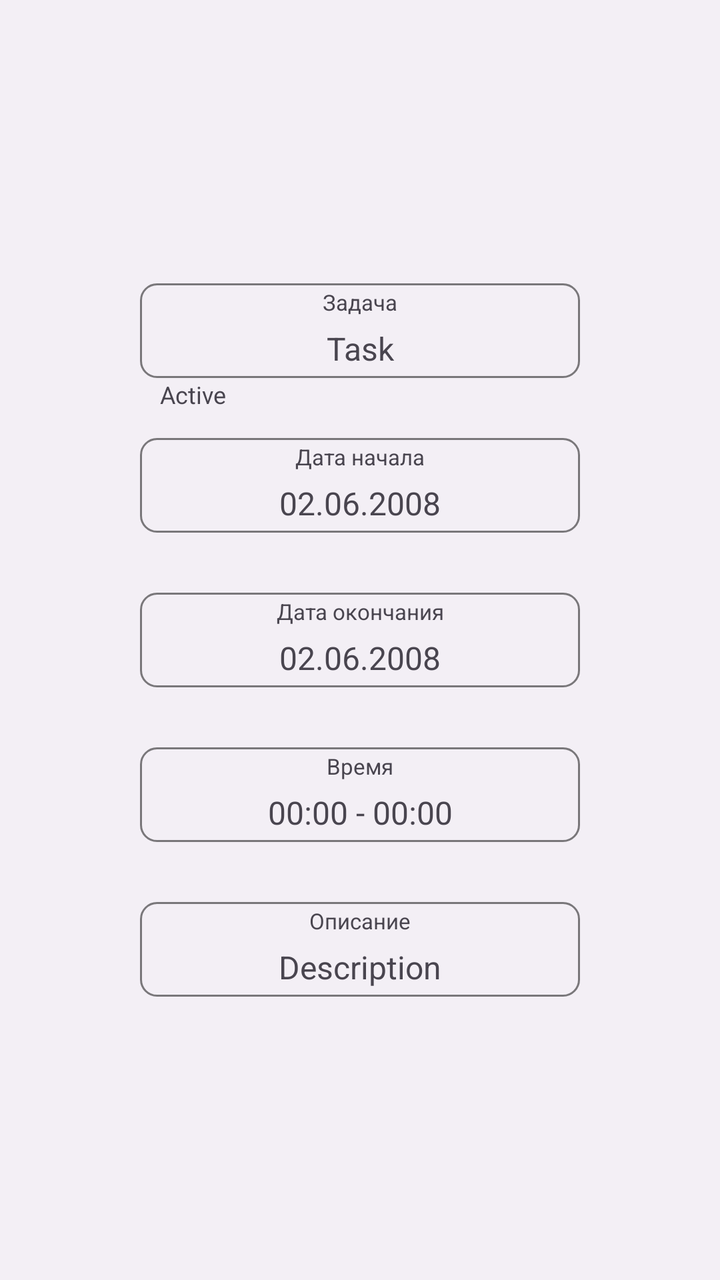
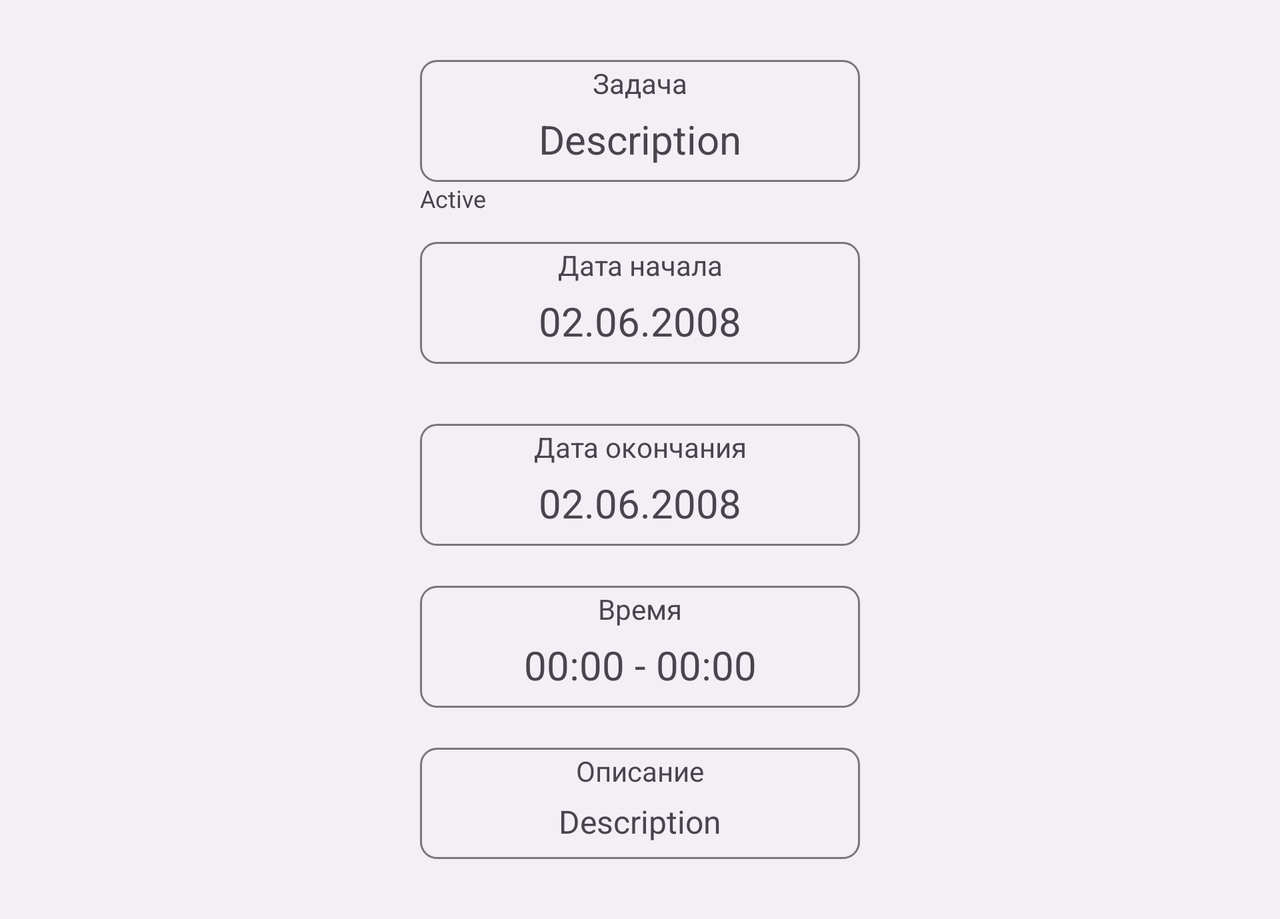

Compare how this app lays out the same screen by default and in its alternative resource folder. The renders come first, then the two layout files and the values they reference.
<!-- AndroidManifest.xml: application theme Theme.TaskManagerApp -->
<!-- res/layout/fragment_task_detail.xml -->
<?xml version="1.0" encoding="utf-8"?>
<androidx.core.widget.NestedScrollView xmlns:android="http://schemas.android.com/apk/res/android"
    xmlns:app="http://schemas.android.com/apk/res-auto"
    xmlns:tools="http://schemas.android.com/tools"
    android:layout_width="match_parent"
    android:layout_height="match_parent"
    android:orientation="vertical"
    android:fillViewport="true">

    <androidx.constraintlayout.widget.ConstraintLayout
        android:layout_width="match_parent"
        android:layout_height="match_parent">

        <LinearLayout
            android:id="@+id/name"
            android:layout_width="wrap_content"
            android:layout_height="wrap_content"
            android:layout_marginTop="30dp"
            android:orientation="vertical"
            android:minWidth="220dp"
            app:layout_constrainedWidth="true"
            android:background="@drawable/background_rounded_outlined"
            app:layout_constraintBottom_toTopOf="@id/date_start"
            app:layout_constraintLeft_toLeftOf="@id/left_guideline"
            app:layout_constraintRight_toRightOf="@id/right_guideline"
            app:layout_constraintTop_toTopOf="parent"
            app:layout_constraintVertical_chainStyle="packed">

            <TextView
                android:layout_width="match_parent"
                android:layout_height="wrap_content"
                android:layout_marginHorizontal="8dp"
                android:layout_marginTop="2dp"
                android:gravity="center"
                android:ellipsize="end"
                android:lines="1"
                android:maxLines="1"
                android:scrollHorizontally="false"
                android:text="@string/task_field_label"
                android:textSize="11sp"/>

            <TextView
                android:id="@+id/name_text"
                android:layout_width="match_parent"
                android:layout_height="wrap_content"
                android:layout_marginHorizontal="8dp"
                android:layout_marginBottom="4dp"
                android:layout_marginTop="5dp"
                android:gravity="center"
                android:ellipsize="end"
                android:lines="1"
                android:maxLines="1"
                android:scrollHorizontally="false"
                android:textSize="16sp"
                tools:text="Task" />
        </LinearLayout>

        <TextView
            android:id="@+id/status"
            android:layout_width="wrap_content"
            android:layout_height="wrap_content"
            android:layout_marginStart="10dp"
            android:ellipsize="end"
            android:lines="1"
            android:maxLines="1"
            android:scrollHorizontally="false"
            android:textSize="12sp"
            app:layout_constrainedWidth="true"
            app:layout_constraintTop_toBottomOf="@id/name"
            app:layout_constraintStart_toStartOf="@id/name"
            app:layout_constraintEnd_toEndOf="@id/name"
            app:layout_constraintHorizontal_bias="0"
            tools:text="Active"/>

        <LinearLayout
            android:id="@+id/date_start"
            android:layout_width="0dp"
            android:layout_height="wrap_content"
            android:orientation="vertical"
            android:layout_marginTop="30dp"
            android:background="@drawable/background_rounded_outlined"
            app:layout_constraintBottom_toTopOf="@id/date_end"
            app:layout_constraintStart_toStartOf="@id/name"
            app:layout_constraintEnd_toEndOf="@id/name"
            app:layout_constraintTop_toBottomOf="@id/name">

            <TextView
                android:layout_width="match_parent"
                android:layout_height="wrap_content"
                android:layout_marginHorizontal="8dp"
                android:layout_marginTop="2dp"
                android:gravity="center"
                android:ellipsize="end"
                android:lines="1"
                android:maxLines="1"
                android:scrollHorizontally="false"
                android:text="@string/date_start_label"
                android:textSize="11sp"/>

            <TextView
                android:id="@+id/date_start_text"
                android:layout_width="match_parent"
                android:layout_height="wrap_content"
                android:layout_marginHorizontal="8dp"
                android:layout_marginBottom="4dp"
                android:layout_marginTop="5dp"
                android:gravity="center"
                android:ellipsize="end"
                android:lines="1"
                android:maxLines="1"
                android:scrollHorizontally="false"
                android:textSize="16sp"
                tools:text="02.06.2008"/>
        </LinearLayout>

        <LinearLayout
            android:id="@+id/date_end"
            android:layout_width="0dp"
            android:layout_height="wrap_content"
            android:orientation="vertical"
            android:layout_marginTop="30dp"
            android:visibility="gone"
            android:background="@drawable/background_rounded_outlined"
            app:layout_constraintBottom_toTopOf="@id/time"
            app:layout_constraintStart_toStartOf="@id/date_start"
            app:layout_constraintEnd_toEndOf="@id/date_start"
            app:layout_constraintTop_toBottomOf="@id/date_start"
            tools:visibility="visible">

            <TextView
                android:layout_width="match_parent"
                android:layout_height="wrap_content"
                android:layout_marginHorizontal="8dp"
                android:layout_marginTop="2dp"
                android:gravity="center"
                android:ellipsize="end"
                android:lines="1"
                android:maxLines="1"
                android:scrollHorizontally="false"
                android:text="@string/date_end_label"
                android:textSize="11sp"/>

            <TextView
                android:id="@+id/date_end_text"
                android:layout_width="match_parent"
                android:layout_height="wrap_content"
                android:layout_marginHorizontal="8dp"
                android:layout_marginBottom="4dp"
                android:layout_marginTop="5dp"
                android:gravity="center"
                android:ellipsize="end"
                android:lines="1"
                android:maxLines="1"
                android:scrollHorizontally="false"
                android:textSize="16sp"
                tools:text="02.06.2008" />
        </LinearLayout>

        <LinearLayout
            android:id="@+id/time"
            android:layout_width="0dp"
            android:layout_height="wrap_content"
            android:orientation="vertical"
            android:layout_marginTop="30dp"
            android:background="@drawable/background_rounded_outlined"
            app:layout_constraintBottom_toTopOf="@id/description"
            app:layout_constraintStart_toStartOf="@id/date_start"
            app:layout_constraintEnd_toEndOf="@id/date_start"
            app:layout_constraintTop_toBottomOf="@id/date_end">

            <TextView
                android:layout_width="match_parent"
                android:layout_height="wrap_content"
                android:layout_marginHorizontal="8dp"
                android:layout_marginTop="2dp"
                android:gravity="center"
                android:ellipsize="end"
                android:lines="1"
                android:maxLines="1"
                android:scrollHorizontally="false"
                android:text="@string/time_field_label"
                android:textSize="11sp"/>

            <TextView
                android:id="@+id/time_text"
                android:layout_width="match_parent"
                android:layout_height="wrap_content"
                android:layout_marginHorizontal="8dp"
                android:layout_marginBottom="4dp"
                android:layout_marginTop="5dp"
                android:gravity="center"
                android:ellipsize="end"
                android:lines="1"
                android:maxLines="1"
                android:scrollHorizontally="false"
                android:textSize="16sp"
                tools:text="00:00 - 00:00" />
        </LinearLayout>

        <LinearLayout
            android:id="@+id/description"
            android:layout_width="0dp"
            android:layout_height="wrap_content"
            android:orientation="vertical"
            android:layout_marginTop="30dp"
            android:layout_marginBottom="30dp"
            android:background="@drawable/background_rounded_outlined"
            app:layout_constraintBottom_toBottomOf="parent"
            app:layout_constraintStart_toStartOf="@id/time"
            app:layout_constraintEnd_toEndOf="@id/time"
            app:layout_constraintTop_toBottomOf="@id/time">

            <TextView
                android:layout_width="match_parent"
                android:layout_height="wrap_content"
                android:layout_marginHorizontal="8dp"
                android:layout_marginTop="2dp"
                android:gravity="center"
                android:ellipsize="end"
                android:lines="1"
                android:maxLines="1"
                android:scrollHorizontally="false"
                android:text="@string/description_field_label"
                android:textSize="11sp"/>

            <TextView
                android:id="@+id/description_text"
                android:layout_width="match_parent"
                android:layout_height="wrap_content"
                android:layout_marginHorizontal="8dp"
                android:layout_marginBottom="4dp"
                android:layout_marginTop="5dp"
                android:gravity="center"
                android:scrollHorizontally="false"
                android:textSize="16sp"
                tools:text="Description" />
        </LinearLayout>

        <androidx.constraintlayout.widget.Guideline
            android:id="@+id/left_guideline"
            android:layout_width="wrap_content"
            android:layout_height="wrap_content"
            android:orientation="vertical"
            app:layout_constraintGuide_percent="0.15" />

        <androidx.constraintlayout.widget.Guideline
            android:id="@+id/right_guideline"
            android:layout_width="wrap_content"
            android:layout_height="wrap_content"
            android:orientation="vertical"
            app:layout_constraintGuide_percent="0.85" />
    </androidx.constraintlayout.widget.ConstraintLayout>
</androidx.core.widget.NestedScrollView>
<!-- resources referenced by this layout -->
<resources>
  <!-- drawable background_rounded_outlined (drawable) -->
  <?xml version="1.0" encoding="utf-8"?>
  <shape xmlns:android="http://schemas.android.com/apk/res/android">
      <stroke android:width="1dp" android:color="@color/text_box_outline"/>
      <corners android:radius="8dp"/>
  </shape>
  <string name="date_end_label">Дата окончания</string>
  <string name="date_start_label">Дата начала</string>
  <string name="description_field_label">Описание</string>
  <string name="task_field_label">Задача</string>
  <string name="time_field_label">Время</string>
  <style name="Theme.TaskManagerApp" parent="Base.Theme.TaskManagerApp" />
  <color name="text_box_outline">#80000000</color>
  <style name="Base.Theme.TaskManagerApp" parent="Theme.Material3.Light.NoActionBar">
          <item name="colorPrimary">@color/cadet_gray</item>
          <item name="colorOnPrimary">@color/white</item>
          <item name="colorSecondary">@color/powder_blue</item>
          <item name="colorOnSecondary">@color/black</item>
          <item name="colorSurface">@color/white</item>
          <item name="colorOnSurface">@color/black</item>
          <item name="colorContainer">@color/white</item>
          <item name="colorPrimaryContainer">@color/cadet_gray</item>
          <item name="colorOnPrimaryContainer">@color/white</item>
          <item name="colorTertiaryContainer">@color/cadet_gray</item>
          <item name="colorOnTertiaryContainer">@color/white</item>
          <item name="colorSurfaceContainer">@color/white</item>
          <item name="android:colorBackground">@color/white</item>
          <item name="android:navigationBarColor">@color/white</item>
      </style>
  <color name="cadet_gray">#7D98A1</color>
  <color name="white">#F3EFF5</color>
  <color name="powder_blue">#A9B4C2</color>
  <color name="black">#1C2321</color>
</resources>
<!-- res/layout-land/fragment_task_detail.xml (the repository's variant of the layout above) -->
<!-- drawn on the phone turned sideways -->
<androidx.core.widget.NestedScrollView xmlns:android="http://schemas.android.com/apk/res/android"
    xmlns:app="http://schemas.android.com/apk/res-auto"
    xmlns:tools="http://schemas.android.com/tools"
    android:layout_width="match_parent"
    android:layout_height="match_parent"
    android:orientation="vertical"
    android:fillViewport="true">

    <androidx.constraintlayout.widget.ConstraintLayout
        android:layout_width="match_parent"
        android:layout_height="match_parent">

        <LinearLayout
            android:id="@+id/name"
            android:layout_width="wrap_content"
            android:layout_height="wrap_content"
            android:layout_marginTop="30dp"
            android:orientation="vertical"
            android:minWidth="220dp"
            app:layout_constrainedWidth="true"
            android:background="@drawable/background_rounded_outlined"
            app:layout_constraintBottom_toTopOf="@id/date_start"
            app:layout_constraintLeft_toLeftOf="@id/left_guideline"
            app:layout_constraintRight_toRightOf="@id/right_guideline"
            app:layout_constraintTop_toTopOf="parent"
            app:layout_constraintVertical_chainStyle="packed">

            <TextView
                android:layout_width="match_parent"
                android:layout_height="wrap_content"
                android:layout_marginHorizontal="8dp"
                android:layout_marginTop="2dp"
                android:gravity="center_horizontal|top"
                android:ellipsize="end"
                android:lines="1"
                android:maxLines="1"
                android:scrollHorizontally="false"
                android:text="@string/task_field_label"
                android:textSize="14sp"/>

            <TextView
                android:id="@+id/name_text"
                android:layout_width="match_parent"
                android:layout_height="wrap_content"
                android:layout_marginHorizontal="8dp"
                android:layout_marginBottom="8dp"
                android:layout_marginTop="5dp"
                android:gravity="center_horizontal|top"
                android:ellipsize="end"
                android:lines="1"
                android:maxLines="1"
                android:scrollHorizontally="false"
                android:textSize="20sp"
                tools:text="Description" />
        </LinearLayout>

        <TextView
            android:id="@+id/status"
            android:layout_width="wrap_content"
            android:layout_height="wrap_content"
            android:ellipsize="end"
            android:lines="1"
            android:maxLines="1"
            android:scrollHorizontally="false"
            android:textSize="12sp"
            app:layout_constrainedWidth="true"
            app:layout_constraintTop_toBottomOf="@id/name"
            app:layout_constraintStart_toStartOf="@id/name"
            app:layout_constraintEnd_toEndOf="@id/name"
            app:layout_constraintHorizontal_bias="0"
            tools:text="Active"/>

        <LinearLayout
            android:id="@+id/date_start"
            android:layout_width="0dp"
            android:layout_height="wrap_content"
            android:orientation="vertical"
            android:layout_marginTop="30dp"
            android:background="@drawable/background_rounded_outlined"
            app:layout_constraintBottom_toTopOf="@id/date_end"
            app:layout_constraintStart_toStartOf="@id/name"
            app:layout_constraintEnd_toEndOf="@id/name"
            app:layout_constraintTop_toBottomOf="@id/name">

            <TextView
                android:layout_width="match_parent"
                android:layout_height="wrap_content"
                android:layout_marginHorizontal="8dp"
                android:layout_marginTop="2dp"
                android:gravity="center"
                android:ellipsize="end"
                android:lines="1"
                android:maxLines="1"
                android:scrollHorizontally="false"
                android:text="@string/date_start_label"
                android:textSize="14sp"/>

            <TextView
                android:id="@+id/date_start_text"
                android:layout_width="match_parent"
                android:layout_height="wrap_content"
                android:layout_marginHorizontal="8dp"
                android:layout_marginBottom="8dp"
                android:layout_marginTop="5dp"
                android:gravity="center"
                android:ellipsize="end"
                android:lines="1"
                android:maxLines="1"
                android:scrollHorizontally="false"
                android:textSize="20sp"
                tools:text="02.06.2008"/>
        </LinearLayout>

        <LinearLayout
            android:id="@+id/date_end"
            android:layout_width="0dp"
            android:layout_height="wrap_content"
            android:orientation="vertical"
            android:layout_marginTop="30dp"
            android:visibility="gone"
            android:background="@drawable/background_rounded_outlined"
            app:layout_constraintBottom_toTopOf="@id/time"
            app:layout_constraintStart_toStartOf="@id/date_start"
            app:layout_constraintEnd_toEndOf="@id/date_start"
            app:layout_constraintTop_toBottomOf="@id/date_start"
            tools:visibility="visible">

            <TextView
                android:layout_width="match_parent"
                android:layout_height="wrap_content"
                android:layout_marginHorizontal="8dp"
                android:layout_marginTop="2dp"
                android:gravity="center"
                android:ellipsize="end"
                android:lines="1"
                android:maxLines="1"
                android:scrollHorizontally="false"
                android:text="@string/date_end_label"
                android:textSize="14sp"/>

            <TextView
                android:id="@+id/date_end_text"
                android:layout_width="match_parent"
                android:layout_height="wrap_content"
                android:layout_marginHorizontal="8dp"
                android:layout_marginBottom="8dp"
                android:layout_marginTop="5dp"
                android:gravity="center"
                android:ellipsize="end"
                android:lines="1"
                android:maxLines="1"
                android:scrollHorizontally="false"
                android:textSize="20sp"
                tools:text="02.06.2008" />
        </LinearLayout>

        <LinearLayout
            android:id="@+id/time"
            android:layout_width="0dp"
            android:layout_height="wrap_content"
            android:orientation="vertical"
            android:layout_marginTop="20dp"
            android:background="@drawable/background_rounded_outlined"
            app:layout_constraintBottom_toTopOf="@id/description"
            app:layout_constraintLeft_toLeftOf="@id/name"
            app:layout_constraintRight_toRightOf="@id/name"
            app:layout_constraintTop_toBottomOf="@id/date_end"
            app:layout_constraintVertical_chainStyle="packed">

            <TextView
                android:layout_width="match_parent"
                android:layout_height="wrap_content"
                android:layout_marginHorizontal="8dp"
                android:layout_marginTop="2dp"
                android:gravity="center_horizontal|top"
                android:ellipsize="end"
                android:lines="1"
                android:maxLines="1"
                android:scrollHorizontally="false"
                android:text="@string/time_field_label"
                android:textSize="14sp"/>

            <TextView
                android:id="@+id/time_text"
                android:layout_width="match_parent"
                android:layout_height="wrap_content"
                android:layout_marginHorizontal="8dp"
                android:layout_marginBottom="8dp"
                android:layout_marginTop="5dp"
                android:gravity="center_horizontal|top"
                android:ellipsize="end"
                android:lines="1"
                android:maxLines="1"
                android:scrollHorizontally="false"
                android:textSize="20sp"
                tools:text="00:00 - 00:00" />
        </LinearLayout>

        <LinearLayout
            android:id="@+id/description"
            android:layout_width="0dp"
            android:layout_height="wrap_content"
            android:layout_marginBottom="30dp"
            android:orientation="vertical"
            android:layout_marginTop="20dp"
            android:background="@drawable/background_rounded_outlined"
            app:layout_constraintBottom_toBottomOf="parent"
            app:layout_constraintLeft_toLeftOf="@id/time"
            app:layout_constraintRight_toRightOf="@id/time"
            app:layout_constraintTop_toBottomOf="@id/time"
            app:layout_constraintVertical_chainStyle="packed">

            <TextView
                android:layout_width="match_parent"
                android:layout_height="wrap_content"
                android:layout_marginHorizontal="8dp"
                android:layout_marginTop="2dp"
                android:gravity="center_horizontal|top"
                android:ellipsize="end"
                android:lines="1"
                android:maxLines="1"
                android:scrollHorizontally="false"
                android:text="@string/description_field_label"
                android:textSize="14sp"/>

            <TextView
                android:id="@+id/description_text"
                android:layout_width="match_parent"
                android:layout_height="wrap_content"
                android:layout_marginHorizontal="8dp"
                android:layout_marginBottom="8dp"
                android:layout_marginTop="5dp"
                android:gravity="center_horizontal|top"
                android:scrollHorizontally="false"
                android:textSize="16sp"
                tools:text="Description" />
        </LinearLayout>

        <androidx.constraintlayout.widget.Guideline
            android:id="@+id/left_guideline"
            android:layout_width="wrap_content"
            android:layout_height="wrap_content"
            android:orientation="vertical"
            app:layout_constraintGuide_percent="0.2" />

        <androidx.constraintlayout.widget.Guideline
            android:id="@+id/right_guideline"
            android:layout_width="wrap_content"
            android:layout_height="wrap_content"
            android:orientation="vertical"
            app:layout_constraintGuide_percent="0.8" />
    </androidx.constraintlayout.widget.ConstraintLayout>
</androidx.core.widget.NestedScrollView>
